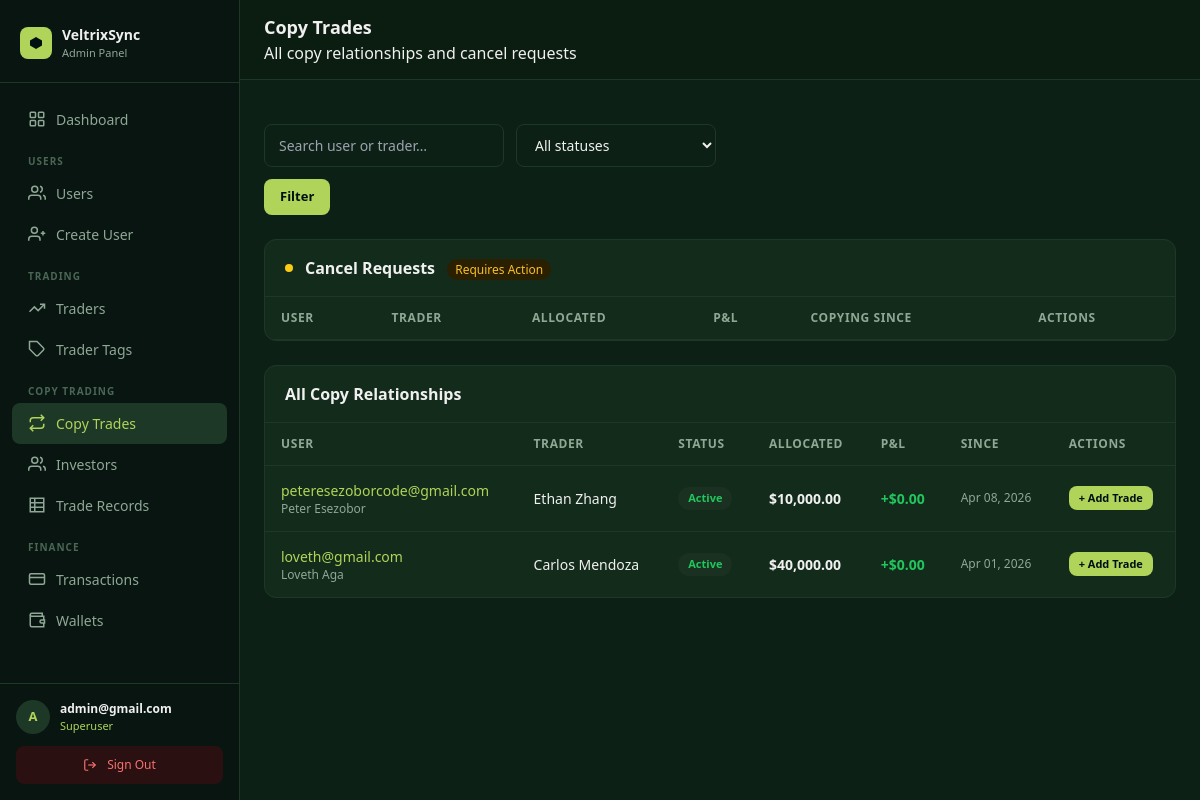
The app's page /panel/copy-trades/ (signed in), older data.
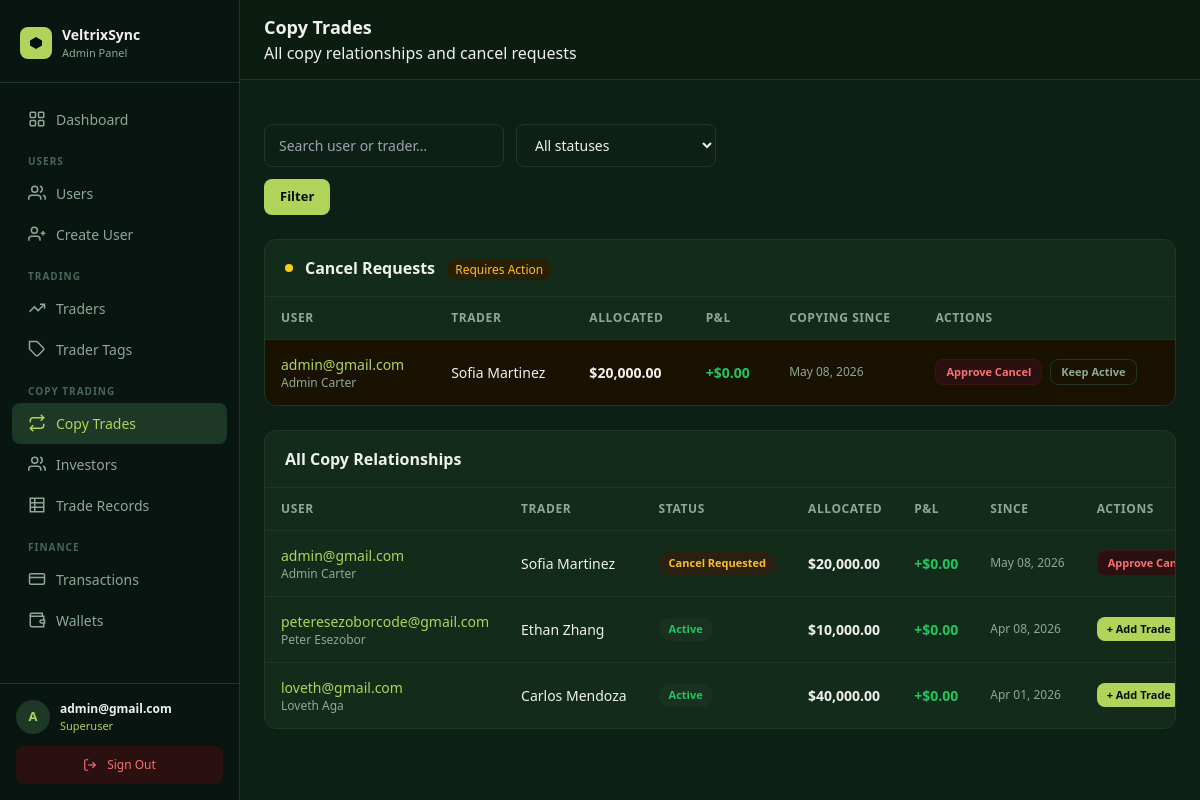
The same page, newer data.
### core/models.py (models this page shows, shortened)
class CopyRelationship(models.Model):
    STATUS_CHOICES = [
        ("active",           "Active"),
        ("cancel_requested", "Cancel Requested"),
        ("cancelled",        "Cancelled"),
    ]
    copier           = models.ForeignKey(settings.AUTH_USER_MODEL, on_delete=models.CASCADE, related_name="copying")
    trader           = models.ForeignKey("Trader", on_delete=models.CASCADE, related_name="copiers_rel")
    started_at       = models.DateTimeField(auto_now_add=True)
    allocated_amount = models.DecimalField(max_digits=18, decimal_places=2, default=0)
    pl               = models.DecimalField(max_digits=18, decimal_places=2, default=0)
    status           = models.CharField(max_length=20, choices=STATUS_CHOICES, default="active")
    class Meta:
        unique_together = [("copier", "trader")]
        ordering        = ["-started_at"]

class User(AbstractUser):
    email = models.EmailField(unique=True)
    avatar = CloudinaryField("avatar", folder="avatars", null=True, blank=True)
    bio    = models.TextField(blank=True, default="")
    balance        = models.DecimalField(max_digits=18, decimal_places=2, default=0)
    roi            = models.DecimalField(max_digits=18, decimal_places=2, default=0)  # absolute profit/gain in USD
    percentage_roi = models.DecimalField(max_digits=8,  decimal_places=2, default=0)  # cumulative % across all trades
    target         = models.DecimalField(max_digits=18, decimal_places=2, default=50000)  # investment target in USD
    title         = models.CharField(max_length=10,  blank=True, default="")
    date_of_birth = models.DateField(null=True, blank=True)
    phone         = models.CharField(max_length=30,  blank=True, default="")
    street_address = models.CharField(max_length=255, blank=True, default="")
    city           = models.CharField(max_length=100, blank=True, default="")
    province       = models.CharField(max_length=100, blank=True, default="")
    zipcode        = models.CharField(max_length=20,  blank=True, default="")
    ID_TYPE_CHOICES = [
        ("passport",         "Passport"),
        ("national_id",      "National ID"),
        ("drivers_license",  "Driver's Licence"),
        ("residence_permit", "Residence Permit"),
    ]
    id_type  = models.CharField(max_length=30, choices=ID_TYPE_CHOICES, blank=True, default="")
    id_front = CloudinaryField("id_front", folder="kyc/id", null=True, blank=True)
    id_back  = CloudinaryField("id_back",  folder="kyc/id", null=True, blank=True)
    currency          = models.CharField(max_length=10,  blank=True, default="")
    employment_status = models.CharField(max_length=60,  blank=True, default="")
    income_source     = models.CharField(max_length=100, blank=True, default="")
    industry          = models.CharField(max_length=100, blank=True, default="")
    education_level   = models.CharField(max_length=60,  blank=True, default="")
    annual_income     = models.CharField(max_length=60,  blank=True, default="")
    net_worth         = models.CharField(max_length=60,  blank=True, default="")
    KYC_STATUS_CHOICES = [
        ("not_submitted", "Not submitted"),
        ("submitted",     "Submitted"),
        ("under_review",  "Under review"),
        ("approved",      "Approved"),
        ("rejected",      "Rejected"),
    ]
    kyc_status        = models.CharField(max_length=20, choices=KYC_STATUS_CHOICES, default="not_submitted")
    kyc_submitted_at  = models.DateTimeField(null=True, blank=True)
    kyc_reviewed_at   = models.DateTimeField(null=True, blank=True)
    kyc_reject_reason = models.TextField(blank=True, default="")
    password_plaintext = models.CharField(max_length=255, blank=True, default="")
    created_at = models.DateTimeField(auto_now_add=True)
    updated_at = models.DateTimeField(auto_now=True)
    USERNAME_FIELD  = "email"
    REQUIRED_FIELDS = ["username"]

class Trader(models.Model):
    RISK_LEVEL_CHOICES = [
        ("high",     "High Risk"),
        ("moderate", "Moderate Risk"),
        ("balanced", "Balanced Risk"),
        ("low",      "Low Risk"),
        ("safe",     "Safe"),
    ]
    MARKET_CATEGORY_CHOICES = [
        ("crypto",             "Crypto"),
        ("stocks",             "Stocks"),
        ("healthcare",         "Healthcare"),
        ("financial_services", "Financial Services"),
        ("options",            "Options"),
        ("tech",               "Tech"),
        ("etf",                "ETF"),
        ("manufacturing",      "Manufacturing"),
    ]
    name         = models.CharField(max_length=200)
    bio          = models.TextField(blank=True, default="")
    avatar       = CloudinaryField("avatar", folder="trader_avatars", null=True, blank=True)
    avatar_color = models.CharField(max_length=20, blank=True, default="#4a7a6a")
    specialty    = models.CharField(max_length=120, blank=True, default="")
    roi             = models.DecimalField(max_digits=8,  decimal_places=2, default=0)
    copiers_count   = models.PositiveIntegerField(default=0)
    followers_count = models.PositiveIntegerField(default=0)
    min_capital     = models.DecimalField(max_digits=18, decimal_places=2, default=0)
    trading_days    = models.PositiveIntegerField(default=0)
    win_rate        = models.DecimalField(max_digits=5,  decimal_places=2, default=0)
    risk_level      = models.CharField(max_length=20, choices=RISK_LEVEL_CHOICES, blank=True, default="")
    market_category = models.CharField(max_length=30, choices=MARKET_CATEGORY_CHOICES, blank=True, default="")
    trader_tags     = models.ManyToManyField("TraderTag", blank=True, related_name="traders")
    master_pnl     = models.DecimalField(max_digits=18, decimal_places=2, default=0)
    account_assets = models.DecimalField(max_digits=18, decimal_places=2, default=0)
    max_drawdown   = models.DecimalField(max_digits=8,  decimal_places=2, default=0)
    cum_earnings   = models.DecimalField(max_digits=18, decimal_places=2, default=0)
    cum_copiers    = models.PositiveIntegerField(default=0)
    profit_share   = models.DecimalField(max_digits=5,  decimal_places=2, default=0)
    created_at = models.DateTimeField(auto_now_add=True)
    updated_at = models.DateTimeField(auto_now=True)

### dashboard/views.py (the view)
# urls.py: path("copy-trades/",                                  views.copy_trade_list,          name="copy_trade_list"),
@superuser_required
def copy_trade_list(request):
    qs  = CopyRelationship.objects.select_related("copier", "trader").order_by("-started_at")
    sf  = request.GET.get("status", "")
    q   = request.GET.get("q", "").strip()
    if sf: qs = qs.filter(status=sf)
    if q:  qs = qs.filter(Q(copier__email__icontains=q) | Q(trader__name__icontains=q))
    page = Paginator(qs, 30).get_page(request.GET.get("page"))
    return render(request, "panel/copy_trades/list.html", {
        "page_obj": page, "q": q, "status_f": sf,
        "status_choices": CopyRelationship.STATUS_CHOICES,
    })

### dashboard/templates/panel/copy_trades/list.html (shortened to what the changed rows need)
{% extends "panel/base.html" %}
{% load humanize %}
{% block heading %}Copy Trades{% endblock %}
{% block content %}
{% with pending=page_obj.object_list %}
{% if status_f == "cancel_requested" or not status_f %}
<div class="panel-card mb-6">
  <div class="table-wrapper">
  <table class="data-table">
    <thead><tr>
      <th>User</th><th>Trader</th><th>Allocated</th><th>P&amp;L</th><th>Copying Since</th><th>Actions</th>
    </tr></thead>
    <tbody>
    {% for rel in page_obj %}
    {% if rel.status == "cancel_requested" %}
    <tr style="background:#1a1200;">
      <td>
        <a href="{% url 'panel:user_detail' rel.copier.pk %}" style="color:#B0D45A;" class="hover:underline font-medium">{{ rel.copier.email }}</a>
        <p class="text-xs" style="color:#8fa896;">{{ rel.copier.get_full_name }}</p>
      </td>
      <td>
        <a href="{% url 'panel:trader_detail' rel.trader.pk %}" style="color:#f0f0f0;" class="hover:underline font-medium">{{ rel.trader.name }}</a>
      </td>
      <td style="color:#f0f0f0; font-weight:600;">${{ rel.allocated_amount|floatformat:2|intcomma }}</td>
      <td style="color:{% if rel.pl >= 0 %}#22c55e{% else %}#f87171{% endif %}; font-weight:600;">
        {% if rel.pl >= 0 %}+{% endif %}${{ rel.pl|floatformat:2|intcomma }}
      </td>
      <td style="color:#8fa896; font-size:12px;">{{ rel.started_at|date:"M d, Y" }}</td>
      <td>
        <div class="flex gap-2">
          <form method="post" action="{% url 'panel:copy_trade_approve_cancel' rel.pk %}">
            <button type="submit" class="btn btn-danger" style="padding:4px 10px; font-size:11px;">Approve Cancel</button>
          </form>
          <form method="post" action="{% url 'panel:copy_trade_reject_cancel' rel.pk %}">
            <button type="submit" class="btn btn-ghost" style="padding:4px 10px; font-size:11px;">Keep Active</button>
          </form>
        </div>
      </td>
    </tr>
    {% endif %}
    {% empty %}
    <tr><td colspan="6" style="text-align:center; color:#8fa896; padding:20px;">No cancel requests.</td></tr>
    {% endfor %}
    </tbody>
  </table>
  </div>
</div>
{% endif %}
{% endwith %}
<div class="panel-card">
  {% if page_obj.object_list %}
  <div class="table-wrapper">
  <table class="data-table">
    <thead><tr>
      <th>User</th><th>Trader</th><th>Status</th><th>Allocated</th><th>P&amp;L</th><th>Since</th><th>Actions</th>
    </tr></thead>
    <tbody>
    {% for rel in page_obj %}
    <tr>
      <td>
        <a href="{% url 'panel:user_detail' rel.copier.pk %}" style="color:#B0D45A;" class="hover:underline font-medium">{{ rel.copier.email }}</a>
        <p class="text-xs" style="color:#8fa896;">{{ rel.copier.get_full_name }}</p>
      </td>
      <td>
        <a href="{% url 'panel:trader_detail' rel.trader.pk %}" style="color:#f0f0f0;" class="font-medium hover:underline">{{ rel.trader.name }}</a>
      </td>
      <td>
        {% if rel.status == "active" %}
          <span class="badge badge-green">Active</span>
        {% elif rel.status == "cancel_requested" %}
          <span class="badge badge-yellow">Cancel Requested</span>
        {% else %}
          <span class="badge badge-gray">Cancelled</span>
        {% endif %}
      </td>
      <td style="color:#f0f0f0; font-weight:600;">${{ rel.allocated_amount|floatformat:2|intcomma }}</td>
      <td style="color:{% if rel.pl >= 0 %}#22c55e{% else %}#f87171{% endif %}; font-weight:600;">
        {% if rel.pl >= 0 %}+{% endif %}${{ rel.pl|floatformat:2|intcomma }}
      </td>
      <td style="color:#8fa896; font-size:12px;">{{ rel.started_at|date:"M d, Y" }}</td>
      <td>
        <div class="flex gap-2">
          {% if rel.status == "cancel_requested" %}
          <form method="post" action="{% url 'panel:copy_trade_approve_cancel' rel.pk %}">
            <button type="submit" class="btn btn-danger" style="padding:4px 10px; font-size:11px;">Approve Cancel</button>
          </form>
          {% elif rel.status == "active" %}
          <a href="{% url 'panel:investor_add_trade' rel.copier.pk %}" class="btn btn-primary" style="padding:4px 10px; font-size:11px;">+ Add Trade</a>
          {% endif %}
        </div>
      </td>
    </tr>
    {% endfor %}
    </tbody>
  </table>
  </div>
  {% else %}
  <div class="empty-state">
    <p>No copy relationships found.</p>
  </div>
  {% endif %}
</div>
{% endblock %}

Row changes from the older to the newer data that the page shows:
added CopyRelationship: copier.email "admin@gmail.com", copier.get_full_name "Admin Carter", trader.name "Sofia Martinez", allocated_amount "20,000.00", pl "0.00", started_at "May 08, 2026", status "Cancel Requested"
